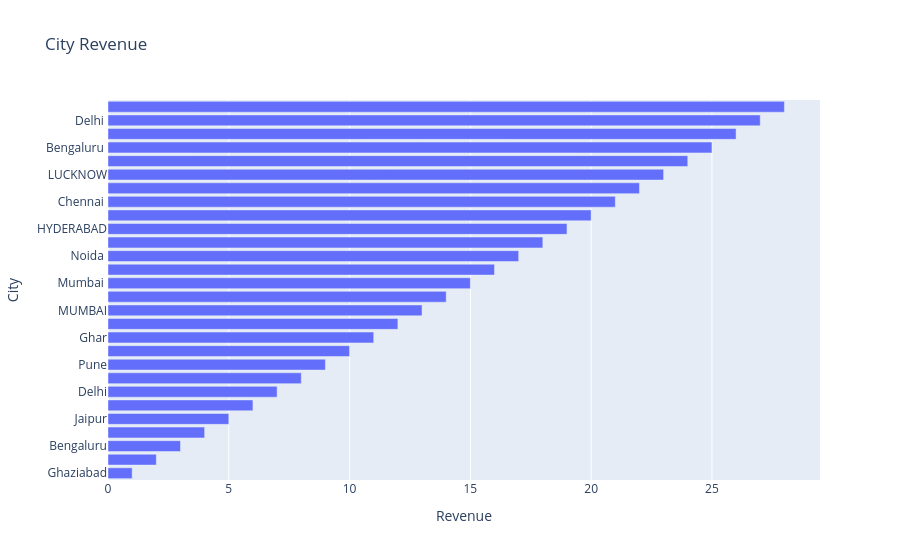

This figure's notebook cell:
### Code cell
# Create a horizontal bar chart showing revenue by city
fig = px.bar(city_sales, x=city_sales.values, y=city_sales.index, orientation='h', labels={'x': 'Revenue', 'y': 'City'}, title='City Revenue')
fig.show()

### Figure 1 — Plotly figure (JSON) as saved in the notebook; plotly's stock layout.template omitted (floating-point values rounded to 4 significant figures)
{"data": [{"hovertemplate": "Revenue=%{x}<br>City=%{y}<extra></extra>", "legendgroup": "", "marker": {"color": "#636efa", "pattern": {"shape": ""}}, "name": "", "orientation": "h", "showlegend": false, "textposition": "auto", "type": "bar", "x": [1.0, 2.0, 3.0, 4.0, 5.0, 6.0, 7.0, 8.0, 9.0, 10.0, 11.0, 12.0, 13.0, 14.0, 15.0, 16.0, 17.0, 18.0, 19.0, 20.0, 21.0, 22.0, 23.0, 24.0, 25.0, 26.0, 27.0, 28.0], "xaxis": "x", "y": ["Ghaziabad", "Lucknow", "Bengaluru", "Hyderabad", "Jaipur", "Chennai", "Delhi", "Noida", "Pune", "Mumbai", "Ghar", " Lucknow ", "MUMBAI", "NOIDA", " Mumbai ", "CHENNAI", " Noida ", "DELHI", "HYDERABAD", " Hyderabad ", " Chennai ", "GHAZIABAD", "LUCKNOW", "BENGALURU", " Bengaluru ", " Jaipur ", " Delhi ", "PUNE"], "yaxis": "y"}], "layout": {"barmode": "relative", "legend": {"tracegroupgap": 0}, "title": {"text": "City Revenue"}, "xaxis": {"anchor": "y", "domain": [0, 1], "title": {"text": "Revenue"}}, "yaxis": {"anchor": "x", "domain": [0, 1], "title": {"text": "City"}}}}
